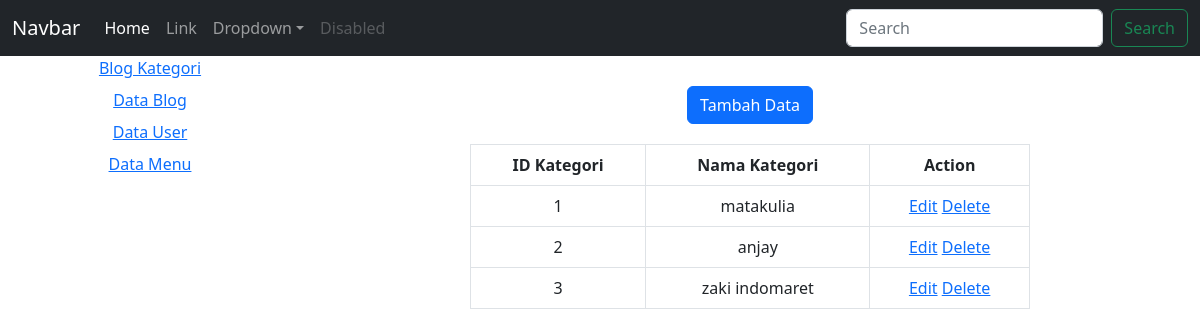
Screenshot of /admin/home.php?modul=mod_kategori with the database file from the repository.
### tables this page shows
CREATE TABLE `mst_kategori` (
  `idkategori` int(11) NOT NULL,
  `nm_kategori` varchar(50) NOT NULL
);

### admin/mod_kategori/index.php (the view, shortened to what this page needs)
<?php
  if(!isset($_GET["aksi"])){
?>
<?php
  $qdata = mysqli_query($koneksidb, "select * from mst_kategori")
           or die(mysqli_error($koneksidb));
?>
<form action="mod_kategori/proses.php" method="post">
  <section class="container-fluid">
    <div class="mb-3 row" style="margin-top: 30px;">
      <div class="col-md-2"></div>
      <div class="col-md">
        <div class="mb-3">
          <div class="col-md">
            <a href="?modul=mod_kategori&aksi=add" class="btn btn-primary btn-xs mb-1">Tambah Data</a>
          </div>
        </div>
        <div class="mb-3 row">
          <div class="col-md">
          <table class="table table-bordered">
            <thead>
              <tr>
                <th scope="col">ID Kategori</th>
                <th scope="col">Nama Kategori</th>
                <th scope="col">Action</th>
              </tr>
            </thead>
            <tbody>
              <?php
                while($row = mysqli_fetch_array($qdata)){
              ?>
              <tr>
                <td><?php echo $row["idkategori"] ?></td>
                <td><?php echo $row["nm_kategori"]?></td>
                <td>
                  <a href="?modul=mod_kategori&aksi=edit&id=<?php echo $row["idkategori"] ?>" class="">Edit</a>
                  <a href="mod_kategori/proses.php?proses=delete&id=<?php echo $row["idkategori"];?>" class="">Delete</a>
                </td>
              </tr>
              <?php
                }
              ?>
            </tbody>
          </table>
          </div>
        </div>
      </div>
      <div class="col-md-2"></div>
    </div>
  </section>
<?php } ?>

### rows the page displays
mst_kategori: idkategori "1", nm_kategori "matakulia"
mst_kategori: idkategori "2", nm_kategori "anjay"
mst_kategori: idkategori "3", nm_kategori "zaki indomaret"
